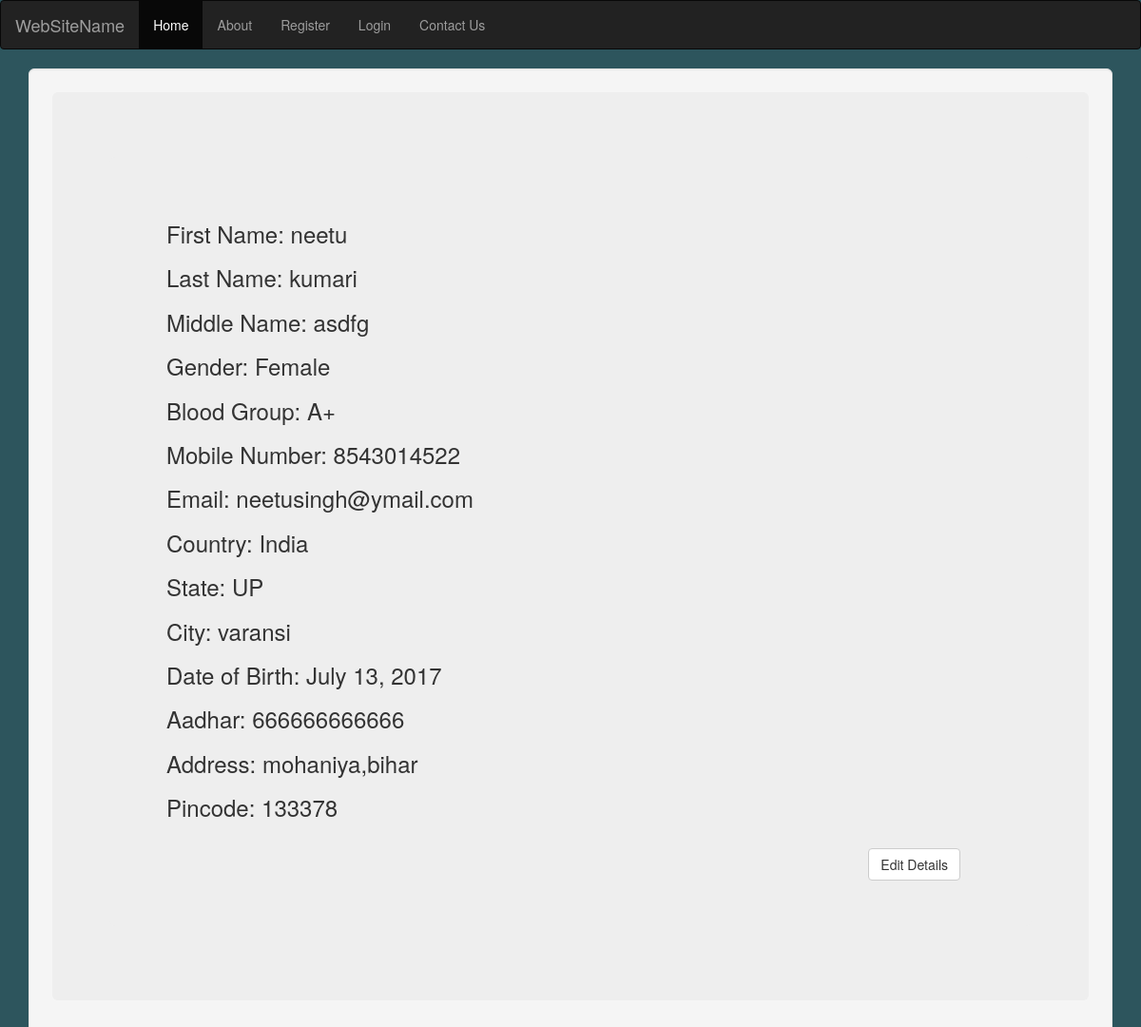
/profile/ (signed in), run on the app's committed database.
### form/models.py (models this page shows, shortened)
class Registration(models.Model):
	user = models.OneToOneField(User,null = True,blank = True)
	first_name = models.CharField(max_length = 100,null = True,blank = True)
	last_name = models.CharField(max_length = 100,null = True,blank = True)
	middle_name = models.CharField(max_length =100, null = True,blank = True)
	gender = models.ForeignKey(GenderMaster,on_delete = models.CASCADE,null = True,blank = True)
	mobile_number = models.BigIntegerField()
	email = models.CharField(max_length = 50)
	blood_group = models.ForeignKey(BloodGroupMaster,null = True,blank = True,on_delete = models.CASCADE)
	aadhar_no = models.BigIntegerField()
	country = models.ForeignKey(CountryMaster,null = True,blank = True,on_delete = models.CASCADE)
	state = models.ForeignKey(StateMaster,null = True, blank = True,on_delete = models.CASCADE)
	city = models.ForeignKey(CityMaster,null = True,blank = True,on_delete =models.CASCADE)
	date_of_birth = models.DateField(null = True,blank = True)
	activationToken = models.CharField(max_length = 20,null = True,blank = True)
	pincode = models.BigIntegerField(null = True,blank = True)
	address = models.CharField(max_length = 100,null = True,blank = True)
	isProfileComplete = models.BooleanField(default = False)
	activeYesNo = models.BooleanField(default = False)
	lastModifiedDateTime = models.DateTimeField(auto_now_add = True,null = True,blank = True)
	class meta:
		db_table = 'registration'

class GenderMaster(models.Model):
	name = models.CharField(max_length = 20)
	lastDateTimeModified = models.DateTimeField()
	lastModifiedBy = models.CharField(max_length = 100)
	class meta:
		db_table = 'gendermaster'

class BloodGroupMaster(models.Model):
	name = models.CharField(max_length = 30)
	lastModifiedDateTime = models.CharField(max_length = 30, null = True, blank = True)
	activeYesNo = models.BooleanField(default=False)
	class meta:
		db_table = 'bloodgroupmaster'

class CountryMaster(models.Model):
	name = models.CharField(max_length=50)
	activeYesNo = models.BooleanField(default=False)
	lastModifiedDateTime = models.CharField(max_length=50, null = True, blank = True)

class StateMaster(models.Model):
	name = models.CharField(max_length=30)
	country = models.ForeignKey(CountryMaster,on_delete=models.CASCADE)
	activeYesNo = models.BooleanField(default=False)
	lastModifiedDateTime = models.CharField(max_length=50, null = True, blank = True)

class CityMaster(models.Model):
	name = models.CharField(max_length=30)
	state = models.ForeignKey(StateMaster,on_delete=models.CASCADE)
	activeYesNo = models.BooleanField(default=False)
	lastModifiedDateTime = models.CharField(max_length=50, null = True, blank = True)

### form/views.py (the view)
# urls.py: url(r'^profile/',profile, name='profile page'),
@csrf_exempt
@login_required(login_url = '/login')
def profile(request):
	countryObjects = CountryMaster.objects.all()
	stateObjects = StateMaster.objects.all()
	cityObects = CityMaster.objects.all()
	blood_groupObjects = BloodGroupMaster.objects.all()
	genderObjects = GenderMaster.objects.all()
	user = request.user
	print(user)
	profileObjects = Registration.objects.get(user = user)
	return render(request,'profile.html',{'profileObjects':profileObjects, 'user':user,'countryObjects':countryObjects,'stateObjects':stateObjects,'cityObects':cityObects,'blood_groupObjects':blood_groupObjects,'genderObjects':genderObjects})

### templates/profile.html (shortened to what this page needs)
<!DOCTYPE html>
<html>
<head>
	 <link rel="stylesheet" href="https://maxcdn.bootstrapcdn.com/bootstrap/3.3.7/css/bootstrap.min.css">
</head>
<body class="prof">
        <nav class="navbar navbar-inverse">
  <div class="container-fluid">
    <div class="navbar-header">
      <a class="navbar-brand" href="#">WebSiteName</a>
    </div>
    <ul class="nav navbar-nav">
      <li class="active"><a href="/homepage/">Home</a></li>
      <li><a href="/aboutus/">About</a></li>
      <li><a href="/registerShow/">Register</a></li>
      <li><a href="/login/">Login</a></li>
      <li><a href="/contact/">Contact Us</a></li>
    </ul>
  </div>
</nav>
<div class="container">
  <div class="well well-lg">
    <div class="jumbotron">
        <div class="jumbotron">
    <h3>First Name: {{ profileObjects.user.first_name }}</h3>
    <h3>Last Name: {{ profileObjects.user.last_name }}</h3>
    <h3>Middle Name: {{ profileObjects.middle_name }}</h3>
    <h3>Gender: {{ profileObjects.gender.name }}</h3>
    <h3>Blood Group: {{ profileObjects.blood_group.name }}</h3>
    <h3>Mobile Number: {{ profileObjects.mobile_number }}</h3>
    <h3>Email: {{profileObjects.email}}</h3>
    <h3>Country: {{ profileObjects.country.name }}</h3>
    <h3>State: {{ profileObjects.state.name }}</h3>
    <h3>City: {{ profileObjects.city.name }}</h3>
    <h3>Date of Birth: {{profileObjects.date_of_birth}}</h3>
    <h3>Aadhar: {{profileObjects.aadhar_no}}</h3>
    <h3> Address: {{profileObjects.address}}</h3>
    <h3>Pincode: {{profileObjects.pincode}}</h3>
    <br>
<div class="container">
  <button type="submit" class="btn btn-default" data-toggle="modal" id="button2" data-target="#abc" style="float: right;">Edit Details</button>
</div>
    </div>
  </div>
</div>
</body>
</html>

### templates/profile.html (style rules this page uses)
.prof { background-color: #2d555d; }

### data on the page
Registration: user.first_name "neetu", user.last_name "kumari", middle_name "asdfg", gender.name "Female", blood_group.name "A+", mobile_number "8543014522", email "neetusingh@ymail.com", country.name "India", state.name "UP", city.name "varansi", date_of_birth "July 13, 2017", aadhar_no "666666666666", address "mohaniya,bihar", pincode "133378"
